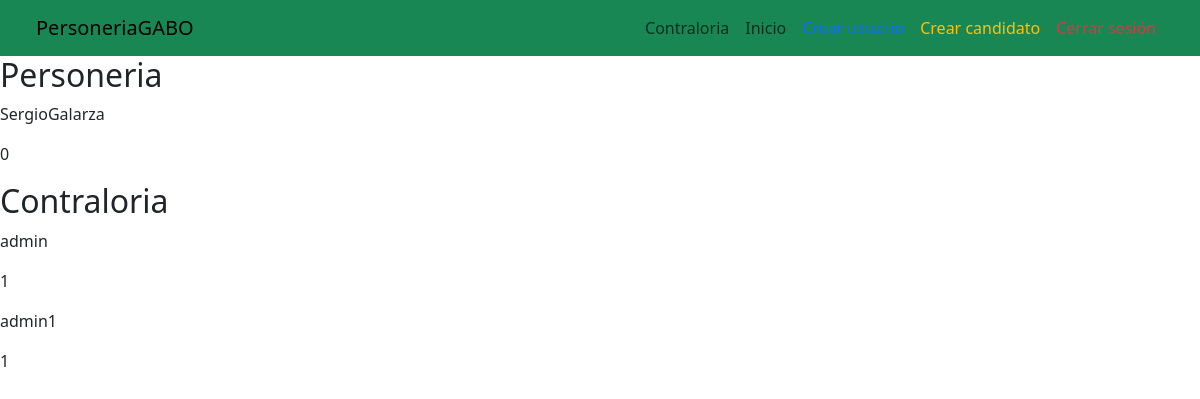
The page /results/ (signed in) on the database its author committed.
### Users/models.py (models this page shows)
class Candidates(models.Model):
    user = models.OneToOneField(User, on_delete=models.CASCADE)
    identification_number = models.IntegerField(unique=True)
    grade = models.CharField(max_length=10)
    age = models.IntegerField()
    position = models.CharField(max_length=100)
    gender = models.CharField(max_length=10)
    description = models.TextField()
    photo = models.ImageField(upload_to='candidates_photos/', blank=True, null=True)
    votes = models.IntegerField(default=0)

### Users/views.py (the view)
# urls.py: path('results/',results,name='results')
@login_required(login_url='logIn')
def results(request):
    ombudsmans = Candidates.objects.filter(position='Personería')
    comptrollers = Candidates.objects.filter(position='Contraloría')
    return render(request,'Users/results.html',{
            'ombudsmans' : ombudsmans,
            'comptrollers' : comptrollers,
        })

### templates/users/results.html (shortened to what this page needs)
</html>{% load static %}
<!DOCTYPE html>
<html lang="en">
<head>
    <link href="https://cdn.jsdelivr.net/npm/bootstrap@5.3.6/dist/css/bootstrap.min.css" rel="stylesheet">
    <link rel="stylesheet" href="{% static '/users/stylesMain.css' %}">
</head>
<body>
  <header>
    <nav class="navbar navbar-expand-lg navbar-light nav-color bg-success">
      <div class="container-fluid mx-4">
        <a class="navbar-brand" href="{% url 'home' %}">PersoneriaGABO</a>
        <div class="collapse navbar-collapse justify-content-end" id="navbarNav">
          <ul class="navbar-nav">
            <li class="nav-item">
              <button class="nav-link" id='contraloria'>Contraloria</button>
            </li>
            {% if user.is_superuser %}
            <li class="nav-item">
              <a class="nav-link " href="{% url 'main' %}">Inicio</a>
            </li>
            <li class="nav-item">
              <a class="nav-link text-primary" href="{% url 'signUp' %}">Crear usuario</a>
            </li>
            <li class="nav-item">
              <a class="nav-link text-warning" href="{% url 'create_candidate' %}">Crear candidato</a>
            </li>
            {% endif %}
            <li class="nav-item">
              <a class="nav-link text-danger" href="{% url 'logOut' %}">Cerrar sesión</a>
            </li>
          </ul>
        </div>
      </div>
    </nav>
  </header>
  <main>
    <article>
        <h2>Personeria</h2>
        {%for ombudsman in ombudsmans%}
            <p>{{ombudsman.user.username}}</p>
            <p>{{ombudsman.votes}}</p>
        {% endfor %}
    </article>
    <article>
        <h2>Contraloria</h2>
        {% for comptroller in comptrollers %}
            <p>{{comptroller.user.username}}</p>
            <p>{{comptroller.votes}}</p>
        {% endfor %}
    </article>
  </main>
</body>
</html>

### rows shown on the page
Candidates: user.username "SergioGalarza", votes "0"
Candidates: user.username "admin", votes "1"
Candidates: user.username "admin1", votes "1"
